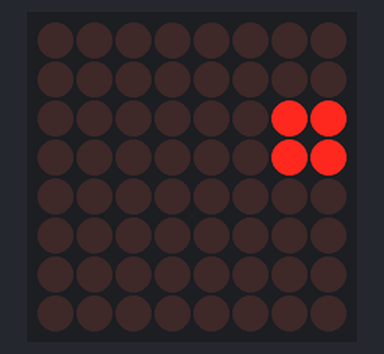
The sketch below on a simulated Arduino Uno, built with avr-gcc and run on an emulated ATmega328P. Parts: 8×8 LED matrix. Random numbers use the default seed unless the sketch sets one.

Above: at 0.1 s.
At 3.6 s:
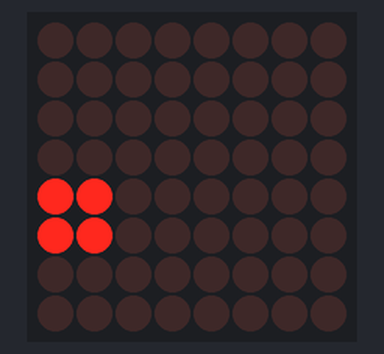
At 18.1 s:
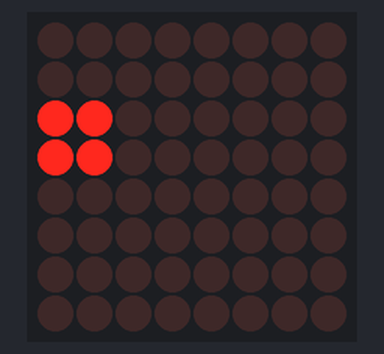
At 22.1 s:
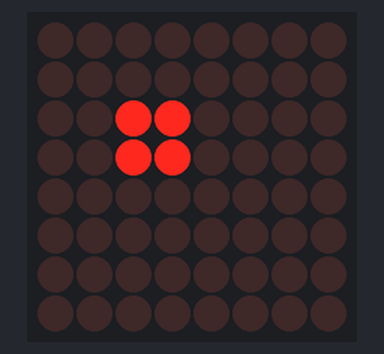
At 33.6 s:
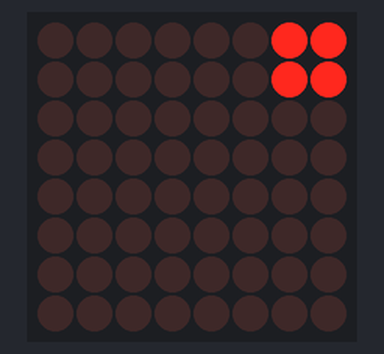
At 34.6 s:
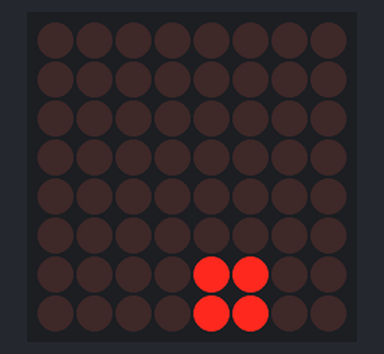

Measured:
- what the display in image 1 shows lasts 1.0 s, from 3.5 s to 4.5 s

The sketch:

ex01.ino
```cpp
#include "LedControl.h"

LedControl lc = LedControl(12, 11, 10, 1);

byte dot[16][8] =
{
  {
    B11000000,  B11000000,  B00000000,  B00000000,
    B00000000,  B00000000,  B00000000,  B00000000
  },
  {
    B00110000,  B00110000,  B00000000,  B00000000,
   B00000000,  B00000000,  B00000000,  B00000000
  },
  {
    B00001100,  B00001100,  B00000000,  B00000000,
    B00000000,  B00000000,  B00000000,  B00000000
  },
  {
    B00000011,  B00000011,  B00000000,  B00000000,
    B00000000,  B00000000,  B00000000,  B00000000
  },
  {
    B00000000,  B00000000,  B11000000,  B11000000,
    B00000000,  B00000000,  B00000000,  B00000000
  },
  {
    B00000000,  B00000000,  B00110000,  B00110000,
    B00000000,  B00000000,  B00000000,  B00000000
  },
  {
    B00000000,  B00000000,  B00001100,  B00001100,
    B00000000,  B00000000,  B00000000,  B00000000
  },
  {
    B00000000,  B00000000,  B00000011,  B00000011,
    B00000000,  B00000000,  B00000000,  B00000000
  },
  {
    B00000000,  B00000000,  B00000000,  B00000000,
    B11000000,  B11000000,  B00000000,  B00000000
  },
  {
    B00000000,  B00000000,  B00000000,  B00000000,
    B00001100,  B00001100,  B00000000,  B00000000
  },
  {
    B00000000,  B00000000,  B00000000,  B00000000,
    B00000011,  B00000011,  B00000000,  B00000000
  },
  {
    B00000000,  B00000000,  B00000000,  B00000000,
    B00000000,  B00000000,  B11000000,  B11000000
  },
    {
    B00000000,  B00000000,  B00000000,  B00000000,
    B00000000,  B00000000,  B00110000,  B00110000
  },
    {
    B00000000,  B00000000,  B00000000,  B00000000,
    B00000000,  B00000000,  B00001100,  B00001100
  },
    {
    B00000000,  B00000000,  B00000000,  B00000000,
    B00000000,  B00000000,  B00000011,  B00000011
  }
};

void setup() {
  lc.shutdown(0, false);
  lc.setIntensity(0, 5);
  lc.clearDisplay(0);
}

void loop() {
  int ran = random(0, 15);
  display_dot(ran);
  delay(500);
}

void display_dot(int a)
{
    for (int i = 0; i < 8; i++)
    {
      lc.setRow(0, i, dot[a][i]);
    }
}
```
